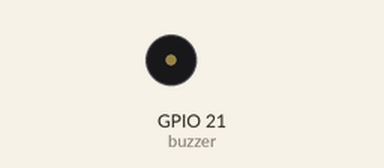
This program was run on a simulated ESP32 board running MicroPython. Shown: buzzer (waves = sounding). What the program prints to the serial console is not drawn. At 60.4 s the program stops and its outputs stay as they are.

Above: at 0.1 s.
At 33.9 s:
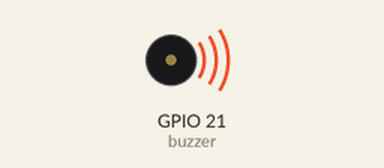
Timing chart, 0 to 40.0 s (numbered marks = the images above):
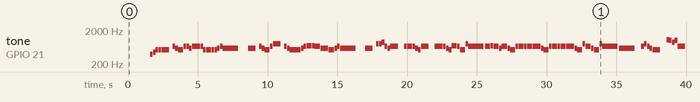

Measured:
- by itself, tone on GPIO 21 (buzzer): plays 392 Hz for 0.18 s, 440 Hz for 0.18 s, 523 Hz for 0.18 s, 523 Hz for 0.18 s, 523 Hz for 0.55 s, 659 Hz for 0.18 s … (107 notes in this stretch)

The program:

Perfect.py
```python
import time
from machine import Pin, PWM

# 1. Initialize PWM on Pin 21
buzzer = PWM(Pin(21))

# 2. Note frequencies (Hz) - C Major scale mapping
NOTES = {
    'REST': 0,
    'G4': 392, 'A4': 440, 'B4': 494,
    'C5': 523, 'D5': 587, 'E5': 659, 'F5': 698, 'G5': 784, 'A5': 880, 'B5': 988,
    'C6': 1047, 'D6': 1175, 'E6': 1319
}

# 3. Tempo Configuration for 12/8
# An eighth note gets 1 tick.
EIGHTH_TICK = 0.2  # Adjust this value to change overall speed

# Note lengths in terms of eighth-note ticks
DOTTED_HALF = 6
HALF = 4
DOTTED_QUARTER = 3
QUARTER = 2
EIGHTH = 1

# 4. Melody Sequence parsed from image_445dc3.jpg
melody = [
    # --- Line 1 (Measures 1 - 4) ---
    ('REST', DOTTED_HALF), ('REST', QUARTER), ('G4', EIGHTH), ('A4', EIGHTH), ('C5', EIGHTH), ('C5', EIGHTH), # M1 Intro
    ('C5', DOTTED_QUARTER), ('REST', EIGHTH), ('E5', EIGHTH), ('D5', EIGHTH), ('C5', QUARTER), ('E5', EIGHTH), # M2
    ('E5', EIGHTH), ('D5', EIGHTH), ('E5', EIGHTH), ('E5', QUARTER), ('E5', EIGHTH), ('C5', EIGHTH), ('C5', QUARTER), ('C5', EIGHTH), # M3
    ('C5', EIGHTH), ('D5', EIGHTH), ('E5', EIGHTH), ('D5', DOTTED_HALF), ('REST', DOTTED_QUARTER), # M4

    # --- Line 2 (Measures 5 - 8) ---
    ('D5', DOTTED_QUARTER), ('REST', EIGHTH), ('E5', EIGHTH), ('D5', EIGHTH), ('C5', QUARTER), ('E5', EIGHTH), # M5
    ('G5', DOTTED_QUARTER), ('REST', EIGHTH), ('E5', EIGHTH), ('D5', EIGHTH), ('C5', QUARTER), ('C5', EIGHTH), # M6
    ('C5', EIGHTH), ('D5', EIGHTH), ('E5', EIGHTH), ('F5', QUARTER), ('F5', EIGHTH), ('E5', QUARTER), ('D5', EIGHTH), ('D5', QUARTER), ('C5', EIGHTH), # M7
    ('C5', EIGHTH), ('D5', EIGHTH), ('E5', EIGHTH), ('D5', DOTTED_HALF), ('REST', DOTTED_QUARTER), # M8

    # --- Line 3 (Measures 9 - 12) ---
    ('D5', DOTTED_QUARTER), ('REST', EIGHTH), ('G5', EIGHTH), ('G5', EIGHTH), ('A5', EIGHTH), ('E5', EIGHTH), ('D5', EIGHTH), # M9
    ('E5', DOTTED_QUARTER), ('REST', QUARTER), ('E5', EIGHTH), ('E5', QUARTER), ('E5', EIGHTH), ('D5', EIGHTH), ('C5', EIGHTH), # M10
    ('E5', DOTTED_QUARTER), ('REST', QUARTER), ('E5', EIGHTH), ('E5', QUARTER), ('E5', EIGHTH), ('D5', EIGHTH), ('C5', EIGHTH), # M11
    ('F5', QUARTER), ('E5', EIGHTH), ('C5', QUARTER), ('G5', EIGHTH), ('E5', DOTTED_HALF), # M12

    # --- Line 4 (Measures 13 - 16) ---
    ('E5', QUARTER), ('F5', EIGHTH), ('E5', QUARTER), ('D5', EIGHTH), ('E5', QUARTER), ('D5', EIGHTH), ('C5', QUARTER), ('E5', EIGHTH), # M13
    ('E5', QUARTER), ('E5', EIGHTH), ('E5', QUARTER), ('E5', EIGHTH), ('E5', QUARTER), ('D5', EIGHTH), ('C5', QUARTER), ('E5', EIGHTH), # M14
    ('E5', QUARTER), ('E5', EIGHTH), ('E5', QUARTER), ('E5', EIGHTH), ('E5', QUARTER), ('D5', EIGHTH), ('C5', QUARTER), ('G5', EIGHTH), # M15
    ('E5', QUARTER), ('D5', EIGHTH), ('C5', QUARTER), ('G5', EIGHTH), ('E5', DOTTED_HALF), # M16

    # --- Line 5 (Measures 17 - 20: Section B) ---
    ('D5', DOTTED_HALF), ('REST', QUARTER), ('E5', EIGHTH), ('G5', EIGHTH), ('E5', EIGHTH), ('D5', EIGHTH), # M17
    ('C5', DOTTED_QUARTER), ('REST', QUARTER), ('C6', EIGHTH), ('B5', EIGHTH), ('A5', EIGHTH), ('B5', EIGHTH), ('E5', DOTTED_QUARTER), # M18
    ('G5', QUARTER), ('F5', EIGHTH), ('E5', QUARTER), ('D5', EIGHTH), ('C5', DOTTED_HALF), # M19
    ('REST', QUARTER), ('C6', EIGHTH), ('B5', EIGHTH), ('A5', EIGHTH), ('D5', EIGHTH), ('E5', DOTTED_HALF), # M20

    # --- Line 6 (Measures 21 - 23) ---
    ('E5', DOTTED_QUARTER), ('REST', EIGHTH), ('G5', EIGHTH), ('G5', EIGHTH), ('G5', QUARTER), ('A5', EIGHTH), # M21
    ('E5', QUARTER), ('D5', EIGHTH), ('C5', QUARTER), ('E5', EIGHTH), ('G5', EIGHTH), ('C6', EIGHTH), ('B5', EIGHTH), ('A5', EIGHTH), ('B5', EIGHTH), ('E5', EIGHTH), # M22
    ('C5', EIGHTH), ('D5', EIGHTH), ('E5', EIGHTH), ('G5', QUARTER), ('F5', EIGHTH), ('E5', QUARTER), ('F5', EIGHTH), # M23

    # --- Line 7 (Measures 24 - 27) ---
    ('E5', DOTTED_QUARTER), ('D5', DOTTED_QUARTER), ('F5', DOTTED_QUARTER), ('E5', DOTTED_QUARTER), # M24
    ('E5', DOTTED_QUARTER), ('D5', DOTTED_QUARTER), ('D5', DOTTED_QUARTER), ('C5', DOTTED_QUARTER), # M25
    ('C5', DOTTED_HALF), ('C5', DOTTED_HALF), # M26 Tied resolution note
    ('REST', DOTTED_HALF), ('REST', DOTTED_HALF) # M27 Outro Rest before C
]

# 5. Playback Engine
def play_tone(note, duration_ticks):
    freq = NOTES[note]
    total_duration = duration_ticks * EIGHTH_TICK

    if freq == 0:
        buzzer.duty(0) # Rest / Silence
    else:
        buzzer.freq(freq)
        buzzer.duty(512) # 50% duty cycle

    # Play note for 92% of its duration for phrasing clarity
    time.sleep(total_duration * 0.92)

    # Silence gap between distinct notes
    buzzer.duty(0)
    time.sleep(total_duration * 0.08)

def play_sheet_music():
    print("Playing image_445dc3.jpg 12/8 melody on GPIO 21...")
    try:
        for note, ticks in melody:
            play_tone(note, ticks)
    finally:
        # Turn off the PWM hardware safely on exit
        buzzer.deinit()
        print("Playback finished.")

# Execute performance loop
play_sheet_music()
```
